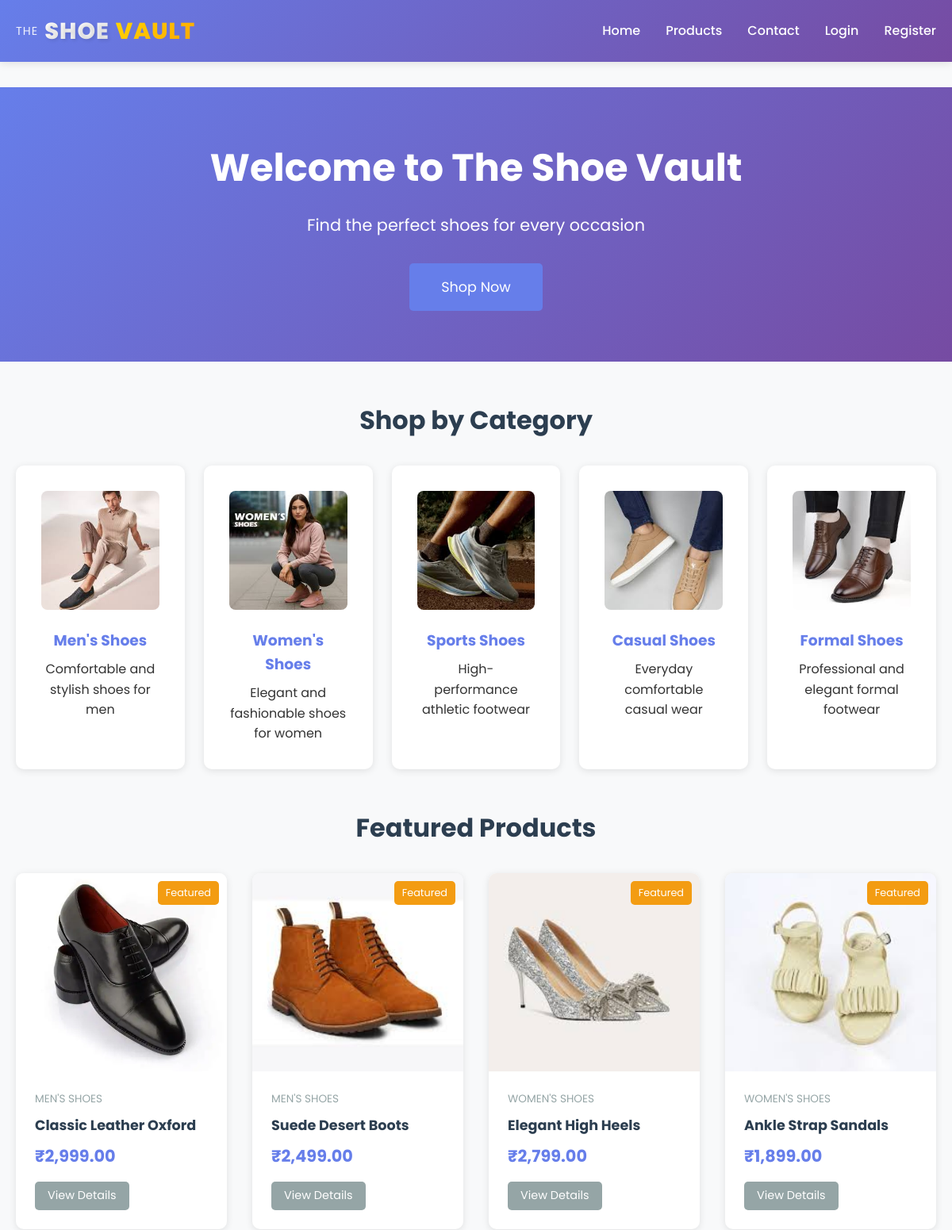
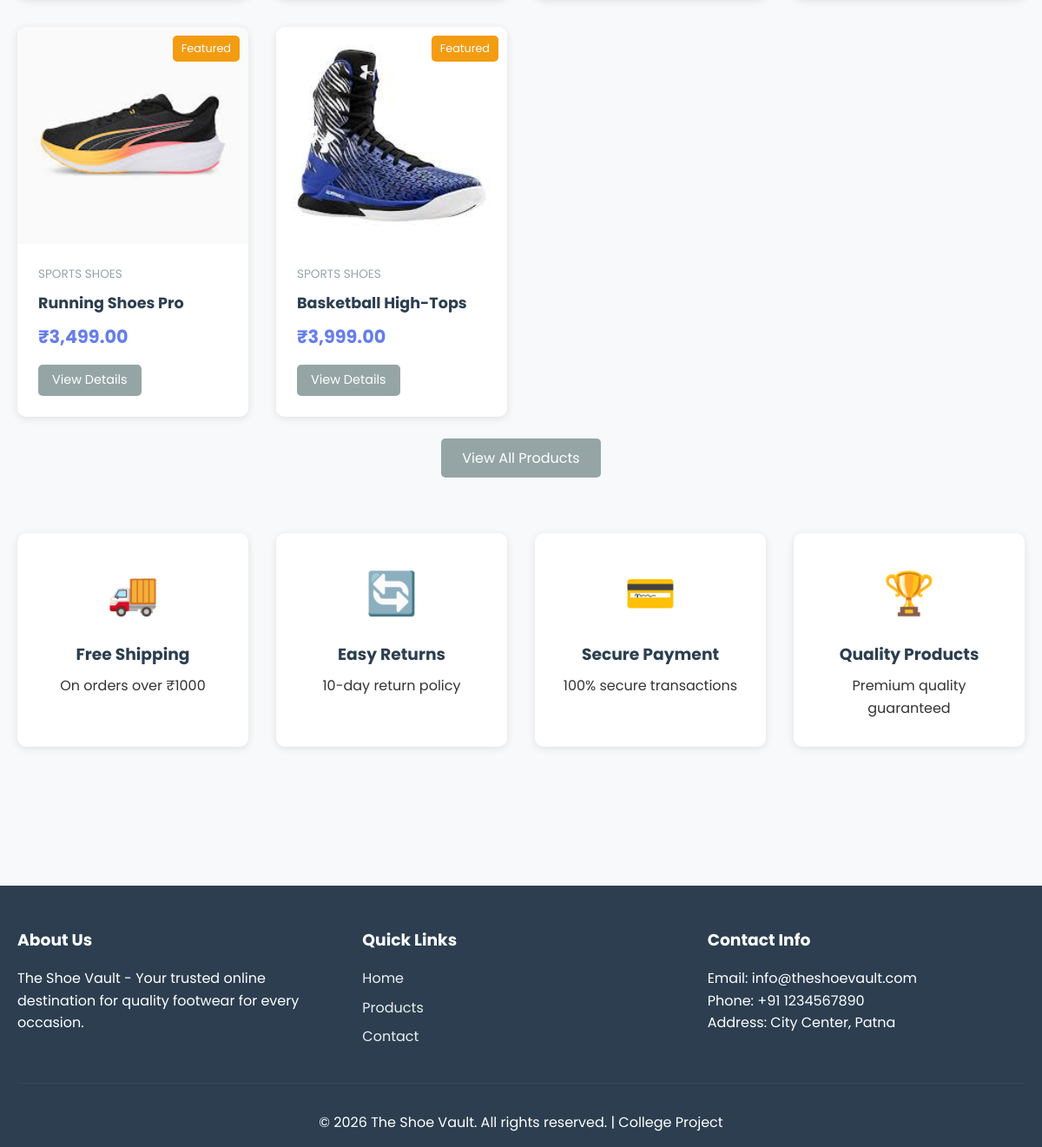
The page / on the database its author committed (2 pictures, top to bottom).
### tables this page shows
CREATE TABLE `categories` (
  `id` int(11) NOT NULL,
  `name` varchar(100) NOT NULL,
  `description` text DEFAULT NULL,
  `image` varchar(255) DEFAULT NULL,
  `created_at` timestamp NOT NULL DEFAULT current_timestamp(),
  `updated_at` timestamp NOT NULL DEFAULT current_timestamp() ON UPDATE current_timestamp()
);

CREATE TABLE `products` (
  `id` int(11) NOT NULL,
  `category_id` int(11) NOT NULL,
  `name` varchar(200) NOT NULL,
  `description` text DEFAULT NULL,
  `price` decimal(10,2) NOT NULL,
  `stock` int(11) DEFAULT 0,
  `image` varchar(255) DEFAULT NULL,
  `is_featured` tinyint(1) DEFAULT 0,
  `created_at` timestamp NOT NULL DEFAULT current_timestamp(),
  `updated_at` timestamp NOT NULL DEFAULT current_timestamp() ON UPDATE current_timestamp()
);

### includes/config.php (called while the page is built, shortened)
<?php
require_once __DIR__ . '/image-helper.php';
function isLoggedIn()
{
    return isset($_SESSION['user_id']);
}
function formatPrice($price)
{
    return '₹' . number_format($price, 2);
}

### includes/image-helper.php (called while the page is built)
<?php
function getProductImage($imageName, $productName) {
    if ($imageName && file_exists(UPLOAD_PATH . $imageName)) {
        return UPLOAD_URL . $imageName;
    }
    $encodedName = urlencode($productName);
    return "https://via.placeholder.com/400x400/667eea/ffffff?text=" . $encodedName;
}
function getCategoryImage($imageName, $categoryName) {
    if ($imageName && file_exists(UPLOAD_PATH . $imageName)) {
        return UPLOAD_URL . $imageName;
    }
    $encodedName = urlencode($categoryName);
    return "https://via.placeholder.com/400x300/764ba2/ffffff?text=" . $encodedName;
}
?>

### index.php (the view, shortened to what this page needs)
<?php
require_once 'includes/config.php';
$featuredQuery = "SELECT p.*, c.name as category_name FROM products p
                  JOIN categories c ON p.category_id = c.id
                  WHERE p.is_featured = 1
                  ORDER BY p.created_at DESC
                  LIMIT 6";
$featuredResult = mysqli_query($conn, $featuredQuery);
$categoriesQuery = "SELECT * FROM categories LIMIT 5";
$categoriesResult = mysqli_query($conn, $categoriesQuery);
include 'includes/header.php';
?>
<div class="hero-section">
    <div class="container">
        <div class="hero-content">
            <h1>Welcome to The Shoe Vault</h1>
            <p>Find the perfect shoes for every occasion</p>
            <a href="products.php" class="btn btn-primary btn-large">Shop Now</a>
        </div>
    </div>
</div>
<div class="container">
    <section class="categories-section">
        <h2 class="section-title">Shop by Category</h2>
        <div class="categories-grid">
            <?php while ($category = mysqli_fetch_assoc($categoriesResult)): ?>
                <a href="products.php?category=<?php echo $category['id']; ?>" class="category-card">
                    <img src="<?php echo getCategoryImage($category['image'], $category['name']); ?>"
                         alt="<?php echo htmlspecialchars($category['name']); ?>"
                         class="category-image">
                    <h3><?php echo htmlspecialchars($category['name']); ?></h3>
                    <p><?php echo htmlspecialchars($category['description']); ?></p>
                </a>
            <?php endwhile; ?>
        </div>
    </section>
    <section class="products-section">
        <h2 class="section-title">Featured Products</h2>
        <div class="products-grid">
            <?php while ($product = mysqli_fetch_assoc($featuredResult)): ?>
                <div class="product-card">
                    <div class="product-image">
                        <img src="<?php echo getProductImage($product['image'], $product['name']); ?>"
                             alt="<?php echo htmlspecialchars($product['name']); ?>">
                        <?php if ($product['is_featured']): ?>
                            <span class="featured-badge">Featured</span>
                        <?php endif; ?>
                    </div>
                    <div class="product-info">
                        <p class="product-category"><?php echo htmlspecialchars($product['category_name']); ?></p>
                        <h3 class="product-title"><?php echo htmlspecialchars($product['name']); ?></h3>
                        <p class="product-price"><?php echo formatPrice($product['price']); ?></p>
                        <div class="product-actions">
                            <a href="product-detail.php?id=<?php echo $product['id']; ?>" class="btn btn-secondary btn-sm">View Details</a>
                        </div>
                    </div>
                </div>
                <?php endwhile; ?>
            </div>
            <br>
        <div class="text-center">
            <a href="products.php" class="btn btn-secondary">View All Products</a>
        </div>
    </section>
    <section class="features-section">
        <div class="features-grid">
            <div class="feature-box">
                <div class="feature-icon">🚚</div>
                <h3>Free Shipping</h3>
                <p>On orders over ₹1000</p>
            </div>
            <div class="feature-box">
                <div class="feature-icon">🔄</div>
                <h3>Easy Returns</h3>
                <p>10-day return policy</p>
            </div>
            <div class="feature-box">
                <div class="feature-icon">💳</div>
                <h3>Secure Payment</h3>
                <p>100% secure transactions</p>
            </div>
            <div class="feature-box">
                <div class="feature-icon">🏆</div>
                <h3>Quality Products</h3>
                <p>Premium quality guaranteed</p>
            </div>
        </div>
    </section>
</div>
<?php include 'includes/footer.php'; ?>

### includes/header.php (shortened to what this page needs)
<!DOCTYPE html>
<html lang="en">
<head>
    <link rel="stylesheet" href="<?php echo BASE_URL; ?>assets/css/style.css">
</head>
<body>
    <nav class="navbar">
        <div class="container">
            <a href="<?php echo BASE_URL; ?>index.php" class="logo">
                <h1><span class="logo-the">THE</span> <span class="logo-shoe">SHOE</span> <span class="logo-vault">VAULT</span></h1>
            </a>
            <ul class="nav-menu">
                <li><a href="<?php echo BASE_URL; ?>index.php">Home</a></li>
                <?php if (!isLoggedIn() || !isAdmin()): ?>
                    <li><a href="<?php echo BASE_URL; ?>products.php">Products</a></li>
                    <li><a href="<?php echo BASE_URL; ?>contact.php">Contact</a></li>
                <?php endif; ?>
                <?php if (isLoggedIn()): ?>
                    <?php if (isAdmin()): ?>
                        <li><a href="<?php echo BASE_URL; ?>admin/dashboard.php">Dashboard</a></li>
                        <li><a href="<?php echo BASE_URL; ?>admin/categories.php">Categories</a></li>
                        <li><a href="<?php echo BASE_URL; ?>admin/products.php">Products</a></li>
                        <li><a href="<?php echo BASE_URL; ?>admin/orders.php">Orders</a></li>
                        <li><a href="<?php echo BASE_URL; ?>admin/customers.php">Customers</a></li>
                        <li><a href="<?php echo BASE_URL; ?>admin/reports.php">Reports</a></li>
                        <li><a href="<?php echo BASE_URL; ?>admin/contact-messages.php">Messages</a></li>
                    <?php else: ?>
                        <li><a href="<?php echo BASE_URL; ?>cart.php">Cart
                                <?php
                                if (isset($_SESSION['cart_count']) && $_SESSION['cart_count'] > 0): ?>
                                    <span class="cart-badge"><?php echo $_SESSION['cart_count']; ?></span>
                                <?php endif; ?>
                            </a></li>
                        <li><a href="<?php echo BASE_URL; ?>orders.php">My Orders</a></li>
                        <li><a href="<?php echo BASE_URL; ?>profile.php">Profile</a></li>
                    <?php endif; ?>
                    <li><a href="<?php echo BASE_URL; ?>logout.php">Logout</a></li>
                <?php else: ?>
                    <li><a href="<?php echo BASE_URL; ?>login.php">Login</a></li>
                    <li><a href="<?php echo BASE_URL; ?>register.php">Register</a></li>
                <?php endif; ?>
            </ul>
        </div>
    </nav>
    <main class="main-content">

### includes/footer.php (shortened to what this page needs)
</main>
<footer class="footer">
    <div class="container">
        <div class="footer-content">
            <div class="footer-section">
                <h3>About Us</h3>
                <p>The Shoe Vault - Your trusted online destination for quality footwear for every occasion.</p>
            </div>
            <div class="footer-section">
                <h3>Quick Links</h3>
                <ul>
                    <li><a href="<?php echo BASE_URL; ?>index.php">Home</a></li>
                    <li><a href="<?php echo BASE_URL; ?>products.php">Products</a></li>
                    <li><a href="<?php echo BASE_URL; ?>contact.php">Contact</a></li>
                </ul>
            </div>
            <div class="footer-section">
                <h3>Contact Info</h3>
                <p>Email: info@theshoevault.com</p>
                <p>Phone: +91 1234567890</p>
                <p>Address: City Center, Patna</p>
            </div>
        </div>
        <div class="footer-bottom">
            <p>&copy; <?php echo date('Y'); ?> The Shoe Vault. All rights reserved. | College Project</p>
        </div>
    </div>
</footer>
</body>
</html>

### rows shown on the page
categories: image+name (picture), name "Men's Shoes", description "Comfortable and stylish shoes for men"
categories: image+name (picture), name "Women's Shoes", description "Elegant and fashionable shoes for women"
categories: image+name (picture), name "Sports Shoes", description "High-performance athletic footwear"
categories: image+name (picture), name "Casual Shoes", description "Everyday comfortable casual wear"
categories: image+name (picture), name "Formal Shoes", description "Professional and elegant formal footwear"
products: image+name (picture), is_featured "Featured", category.name "MEN'S SHOES", name "Classic Leather Oxford", price "₹2,999.00"
products: image+name (picture), is_featured "Featured", category.name "MEN'S SHOES", name "Suede Desert Boots", price "₹2,499.00"
products: image+name (picture), is_featured "Featured", category.name "WOMEN'S SHOES", name "Elegant High Heels", price "₹2,799.00"
products: image+name (picture), is_featured "Featured", category.name "WOMEN'S SHOES", name "Ankle Strap Sandals", price "₹1,899.00"
products: image+name (picture), is_featured "Featured", category.name "SPORTS SHOES", name "Running Shoes Pro", price "₹3,499.00"
products: image+name (picture), is_featured "Featured", category.name "SPORTS SHOES", name "Basketball High-Tops", price "₹3,999.00"
